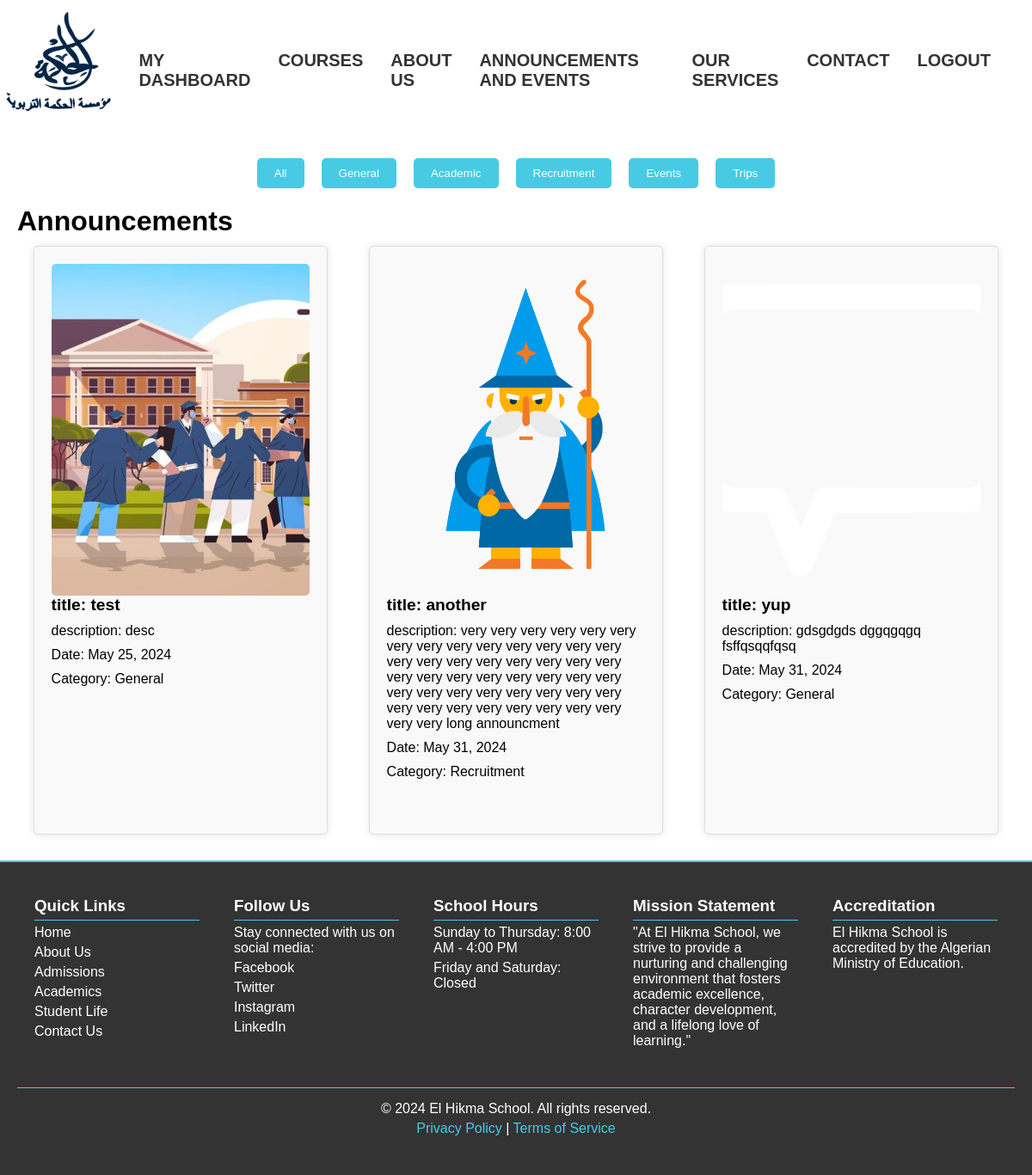
/events/ (signed in), run on the app's committed database.
### core/models.py (models this page shows, shortened)
class Announcements(models.Model):
    CATEGORY_CHOICES = [
        ('General', 'General'),
        ('Academic', 'Academic'),
        ('Recruitment', 'Recruitment'),
        ('Events', 'Events'),
        ('Trips', 'Trips'),
    ]
    title = models.CharField(max_length=255)
    description = models.TextField()
    date = models.DateField()
    category=models.CharField(max_length=255, choices=CATEGORY_CHOICES, default='General')
    is_user_only= models.BooleanField(default=False)
    active=models.BooleanField(default=False)
    photo= models.ImageField(upload_to='announcements/', null=True, blank=True)
    class Meta:
        verbose_name_plural = 'Announcements'

### core/views.py (the view)
# urls.py: path('events/', views.announcements, name='events'),
def announcements(request):
    if request.user.is_authenticated:
        announcements = Announcements.objects.filter(active=True)
    else:
        announcements = Announcements.objects.filter(is_user_only=False, active=True)
    context = {'announcements': announcements}
    return render(request, 'core/user_announcements.html', context)

### core/templates/core/user_announcements.html (shortened to what this page needs)
{%load static %}
<!DOCTYPE html>
<html lang="en">
<head>
    <link rel="stylesheet" href="{% static 'css/annonce.css' %}">
    <link href="https://cdn.jsdelivr.net/npm/remixicon@2.5.0/fonts/remixicon.css" rel="stylesheet">
</head>
<body>
    <div class="navbar-links">
        <a href="{% url 'home' %}"><img src="{% static 'logo-blue-vecto.svg' %}" alt="Logo"></a>
        <ul>
            {% if user.is_authenticated %}
                <li>
                    <a href="{% url 'dashboard' %}">MY DASHBOARD</a>
                </li>
                <li><a href=" {% url 'Courses' %} ">COURSES</a></li>
            {% endif %}
            <li>
                <a href="{% url 'about' %}">ABOUT US</a>
            </li>
            <li>
                <a href="{% url 'events' %}"> ANNOUNCEMENTS AND EVENTS</a>
            </li>
            <li>
                <a href="{% url 'services' %}">OUR SERVICES</a>
            </li>
            <li>
                <a href="{% url 'contact' %}">CONTACT</a>
            </li>
            <li >
                {% if user.is_authenticated %}
                    <form action="{% url 'logout' %}" method="post">
                        <button type="submit" style="background: transparent; border: none;color: #333;font-size: 20px; font-weight:600;">LOGOUT</button>
                    </form>
                </li>
                <li>
                {% else %}
                    <a href="{% url 'login' %}">LOGIN</a>
                {% endif %}
            </li>
        </ul>
    </div>
    <div class="announcements-container">
        <div class="categories">
            <button class="category-button" data-category="all">All</button>
            <button class="category-button" data-category="General">General</button>
            <button class="category-button" data-category="Academic">Academic</button>
            <button class="category-button" data-category="Recruitment">Recruitment</button>
            <button class="category-button" data-category="Events">Events</button>
            <button class="category-button" data-category="Trips">Trips</button>
        </div>
        <h1>Announcements</h1>
        <div class="announcements">
        {% for announcement in announcements %}
        <div class="announcement-box" data-category="{{ announcement.category }}">
            <div class="top">
                {% if announcement.photo %}
                <img src="{{ announcement.photo.url }}" alt="{{ announcement.title }}">
                {% endif %}
            </div>
            <div class="buttom">
                <h3>title: {{ announcement.title }}</h3>
                <p>description: {{ announcement.description }}</p>
                <p class="date">Date: {{ announcement.date }}</p>
                <p class="category">Category: {{ announcement.get_category_display }}</p>
            </div>
        </div>
        {% empty %}
        <p>No announcements at this time.</p>
        {% endfor %}
    </div>
    </div>
    <footer>
        <div class="footer-container">
            <div class="footer-section">
                <h3>Quick Links</h3>
                <ul>
                    <li><a href="#">Home</a></li>
                    <li><a href="#">About Us</a></li>
                    <li><a href="#">Admissions</a></li>
                    <li><a href="#">Academics</a></li>
                    <li><a href="#">Student Life</a></li>
                    <li><a href="#">Contact Us</a></li>
                </ul>
            </div>
            <div class="footer-section">
                <h3>Follow Us</h3>
                <p>Stay connected with us on social media:</p>
                <ul>
                    <li><a href="#">Facebook</a></li>
                    <li><a href="#">Twitter</a></li>
                    <li><a href="#">Instagram</a></li>
                    <li><a href="#">LinkedIn</a></li>
                </ul>
            </div>
            <div class="footer-section">
                <h3>School Hours</h3>
                <p>Sunday to Thursday: 8:00 AM - 4:00 PM</p>
                <p>Friday and Saturday: Closed</p>
            </div>
            <div class="footer-section">
                <h3>Mission Statement</h3>
                <p>"At El Hikma School, we strive to provide a nurturing and challenging environment that fosters academic excellence, character development, and a lifelong love of learning."</p>
            </div>
            <div class="footer-section">
                <h3>Accreditation</h3>
                <p>El Hikma School is accredited by the Algerian Ministry of Education.</p>
            </div>
        </div>
        <div class="footer-section legal">
            <p>© 2024 El Hikma School. All rights reserved.</p>
            <p><a href="#">Privacy Policy</a> | <a href="#">Terms of Service</a></p>
        </div>
    </footer>
</body>
</html>

### core/static/css/annonce.css (style rules this page uses)
* { margin: 0; padding: 0; box-sizing: border-box; }
body { height: 100vh; font-family: Arial, sans-serif; display: flex; flex-direction: column; min-width: min-content; }
.navbar-links { display: flex; justify-content: space-between; align-items: center; background-color: transparent; padding: 0px 0px; }
.navbar-links ul { display: flex; justify-content: space-around; list-style-type: none; }
.navbar-links ul li { right: 1em; padding-left:1em ; padding-right: 1em; }
.navbar-links ul li a { color: #333; text-decoration: none; font-size: 20px; font-weight: 600; }
.navbar-links a img { height: 160px; }
.announcements-container { padding: 20px; flex: 1; }
.categories { display: flex; justify-content: center; margin-bottom: 20px; }
.category-button { background-color: #48cae4; color: #fff; border: none; padding: 10px 20px; margin: 0 10px; cursor: pointer; border-radius: 5px; }
.announcements { display: flex; flex-wrap: wrap; justify-content: space-around; gap: 10px; }
.announcement-box { background-color: #f9f9f9; border: 1px solid #ddd; border-radius: 5px; padding: 20px; margin: 10px; box-shadow: 0 0 10px rgba(0, 0, 0, 0.1); flex: 1 1 calc(33% - 40px); max-width: calc(33% - 40px); box-sizing: border-box; overflow: hidden; display: flex; flex-direction: column; }
.announcement-box h3 { margin-bottom: 10px; font-size: 1.2rem; text-overflow: ellipsis; white-space: nowrap; overflow: hidden; }
.announcement-box p { margin: 10px 0; overflow: hidden; text-overflow: ellipsis; }
.announcement-box .date, .announcement-box .category { margin-top: auto; }
.top { max-width: 100%; border-radius: 5px; height: 60%; overflow: hidden; }
.top img { width: 100%; height: 100%; object-fit: cover; }
footer { background-color: #333; color: #fff; border-top: 2px solid #48cae4; width: 100%; display: flex; flex-direction: column; text-align: left; padding: 20px; position: relative; }
.footer-container { display: flex; justify-content: space-between; flex-wrap: wrap; }
.footer-section { padding: 20px; flex: 1; min-width: 200px; text-align: left; }
.footer-section h3 { border-bottom: 1px solid #48cae4; padding-bottom: 5px; }
.footer-section ul { list-style: none; padding: 0; }
.footer-section ul li { margin: 5px 0; }
.footer-section ul li a { color: #fff; text-decoration: none; }
.footer-section p { margin: 5px 0; }
.legal { text-align: center; width: 100%; border-top: 1px solid #48cae4; padding-top: 10px; margin-top: 20px; }
.legal p { margin: 5px 0; }
.legal a { color: #48cae4; text-decoration: none; }

### data on the page
Announcements: photo (picture), title "test", description "desc", date "May 25, 2024", category "General"
Announcements: photo (picture), title "another", description "very very very very very very very very very very very very very very very very very very very very very very very very very very very very very very very very very very very very very very very very very very very very very very very very long announcment", date "May 31, 2024", category "Recruitment"
Announcements: photo (picture), title "yup", description "gdsgdgds dggqgqgq fsffqsqqfqsq", date "May 31, 2024", category "General"
